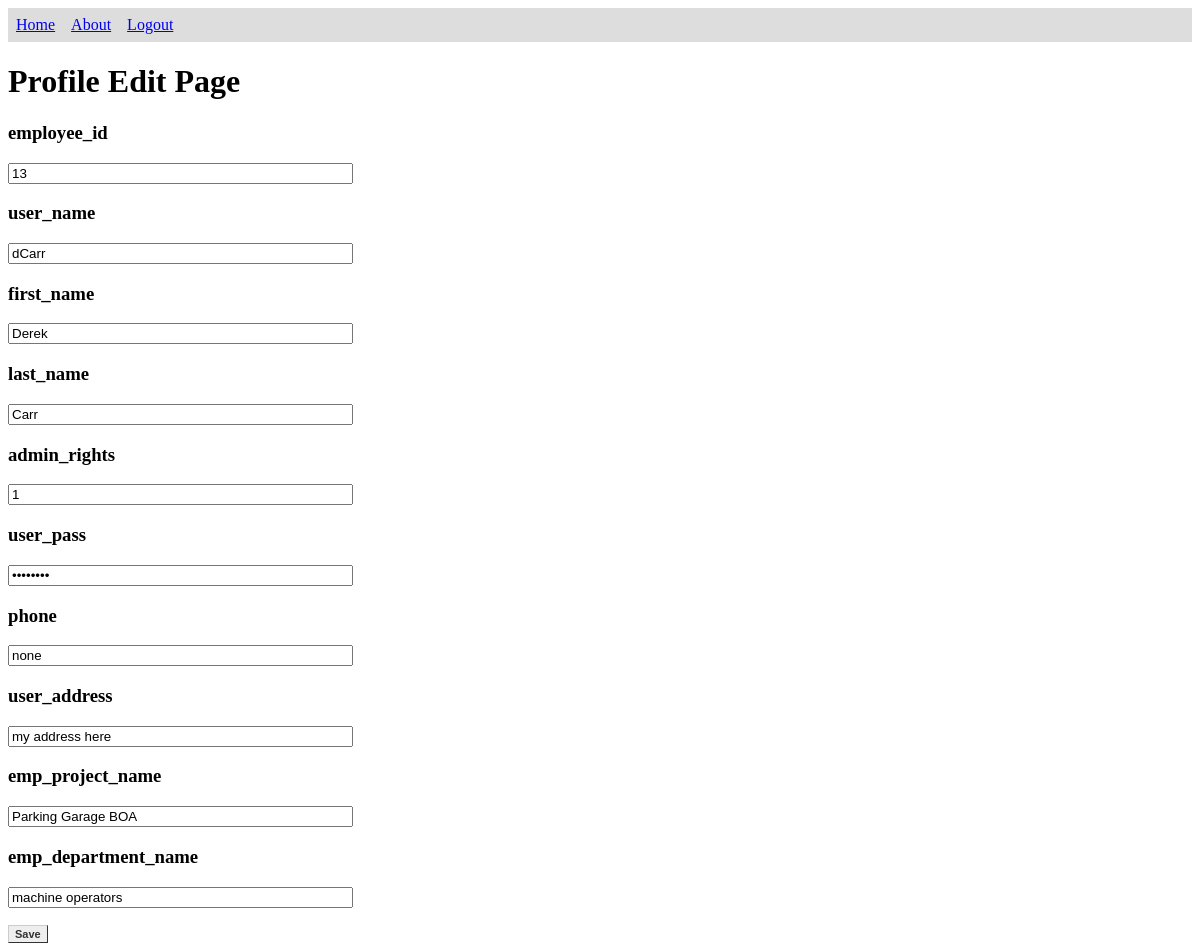
The app's page /profile.php (signed in) with its own data.
### tables this page shows
CREATE TABLE IF NOT EXISTS employee (
	employee_id INT NOT NULL UNIQUE AUTO_INCREMENT,
	user_name VARCHAR(40) NOT NULL UNIQUE,
	first_name VARCHAR(40),
	last_name VARCHAR(40),
	admin_rights BOOLEAN NOT NULL DEFAULT False, 
	user_pass VARCHAR(40), 
	phone VARCHAR(40),
	user_address VARCHAR(40),
	emp_project_name VARCHAR(40),
	emp_department_name VARCHAR(40),
	last_updated TIMESTAMP NOT NULL ON UPDATE CURRENT_TIMESTAMP,
	PRIMARY KEY (user_name, employee_id)
);

### src/profile.php (the view, shortened to what this page needs)
<!DOCTYPE html>
<html>
<head>
<link rel="stylesheet" type="text/css" href="./styles/website.css">
</head>
<body>
    <body>
        <?php
            $user_name = $_SESSION["login"];
            $table_name = "employee";
        ?>
        <ul>
            <li><a href="home.php">Home</a></li>
            <li><a href="#about">About</a></li>
            <li><a href="index.php?logout=true">Logout</a></li>
        </ul>
        <h1>Profile Edit Page</h1>
        <?php
            $config = parse_ini_file("./data_manager/config.ini");
            $servername = $config['servername'];
            $username = $config['username'];
            $password = $config['password'];
            $database = $config['database'];
            $conn = new mysqli($servername, $username, $password, $database);
            $sql = "SHOW COLUMNS FROM " . $table_name;
            $result = $conn->query($sql);
            $column_array = array();
            while($row = $result->fetch_assoc()) {
                array_push($column_array, $row['Field']);
            }
            $sql = "select * from " . $table_name . " where user_name = '" . $user_name . "'";
            $result = $conn->query($sql);
            if ($result->num_rows > 0) {
                $row = $result->fetch_assoc();
            }
            echo "<form action='profile_submit.php' method='post'>";
            for ($i = 0; $i < sizeof($column_array); $i++){
                if ($column_array[$i] == 'admin_rights' || $column_array[$i] == 'employee_id') {
                    echo "<div>";
                    echo "<h3>" . $column_array[$i] . "</h3>";
                    echo "<p>";
                    echo "<input name='" . $column_array[$i] . "' value='" . $row[$column_array[$i]] ."' type='text' size='40' class='textfield' readonly>";
                    echo "</p>";
                    echo "</div>";
                }
                else if ($column_array[$i] == "user_pass") {
                    echo "<div>";
                    echo "<h3>" . $column_array[$i] . "</h3>";
                    echo "<p>";
                    echo "<input name='" . $column_array[$i] . "' value='" . $row[$column_array[$i]] ."' type='password' size='40' class='textfield'>";
                    echo "</p>";
                    echo "</div>";
                }
                else {
                    if ($column_array[$i] != 'last_updated') {
                        echo "<div>";
                        echo "<h3>" . $column_array[$i] . "</h3>";
                        echo "<p>";
                        echo "<input name='" . $column_array[$i] . "' value='" . $row[$column_array[$i]] ."' type='text' size='40' class='textfield'>";
                        echo "</p>";
                        echo "</div>";
                    }
                }
            }
        ?>
        <input type="submit" name="save" value="Save" class="button"/>
        <?php
            echo "</form>";
        ?>
    </body>
</html>

### src/styles/website.css (style rules this page uses)
ul { list-style-type: none; margin: 0; padding: 0; overflow: hidden; background-color: #dddddd; }
li { float: left; }
li a { display: block; padding: 8px; }
.button { font: bold 11px Arial; text-decoration: none; background-color: #EEEEEE; color: #333333; padding: 2px 6px 2px 6px; border-top: 1px solid #CCCCCC; border-right: 1px solid #333333; border-bottom: 1px solid #333333; border-left: 1px solid #CCCCCC; }

### records on screen
employee: employee_id "13", user_name "dCarr", first_name "Derek", last_name "Carr", admin_rights "1", phone "none", user_address "my address here", emp_project_name "Parking Garage BOA", emp_department_name "machine operators"

### other values on screen
$column_array[$i] "employee_id"
$column_array[$i] "user_name"
$column_array[$i] "first_name"
$column_array[$i] "last_name"
$column_array[$i] "admin_rights"
$column_array[$i] "user_pass"
$column_array[$i] "phone"
$column_array[$i] "user_address"
$column_array[$i] "emp_project_name"
$column_array[$i] "emp_department_name"
